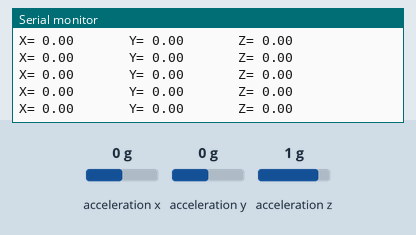
Recording of a sketch running on a simulated Arduino Uno, built with avr-gcc and run on an emulated ATmega328P. Shown: the last lines printed to the serial monitor. Wiring (inferred from the names in the program): ADXL345 accelerometer at I2C address 0x53. Inputs (shaded band) come from the test bench; at power-on: acceleration y 0 g, acceleration x 0 g, acceleration z 1 g.

Above: at 1.3 s.
1.4 s: acceleration y set to -1.4 g
At 1.68 s:
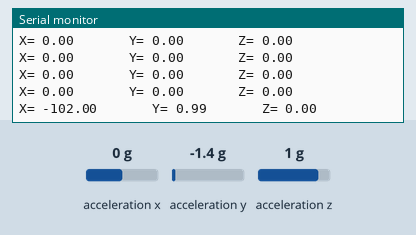
4.4 s: acceleration x set to -1.4 g
At 4.53 s:
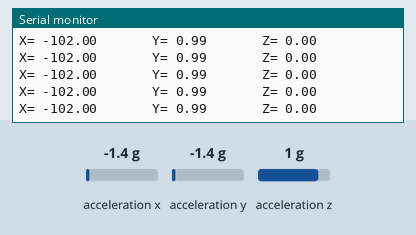
5.9 s: acceleration z set to -1.4 g
At 5.96 s:
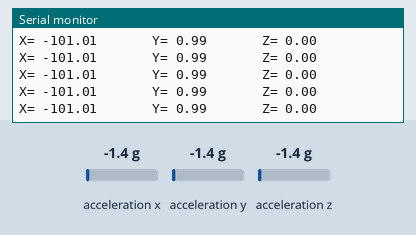
Timing chart, 0 to 8.9 s (numbered marks = the images above; inputs shaded):
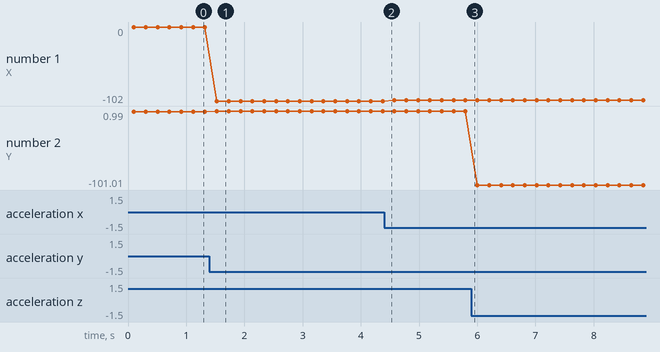

The sketch:

ADXL345_Testing.ino
```cpp
#include <Wire.h>//调用Arduino自带库

#define Register_ID 0 //器件ID 十六进制为0x00  十进制为0
#define Register_2D 0x2D //省电特性控制
#define Register_X0 0x32 //X轴数据0
#define Register_X1 0x33 //X轴数据1
#define Register_Y0 0x34 //Y轴数据0
#define Register_Y1 0x35 //Y轴数据1
#define Register_Z0 0x36 //Z轴数据0
#define Register_Z1 0x37 //Z轴数据1

//ADXL345寄存器映射地址

int ADXAddress = 0xA7 >> 1;// 转换为7位从地址
int reading = 0;
int val=0;
int X0,X1,X_out;
int Y0,Y1,Y_out;
int Z1,Z0,Z_out;
double Xg,Yg,Zg;
//定义变量


void setup()
{
   Wire.begin(); //初始化I2C
   Serial.begin(9600);  //初始化串口
   delay(100);
   // enable to measute g data
   Wire.beginTransmission(ADXAddress);//开启发送
   Wire.write(Register_2D);//写入ADXL345寄存器映射地址
   Wire.write(8);                //测量使能
   Wire.endTransmission();     // 停止发送

}

void loop()
{
   //读取X轴数据
   Wire.beginTransmission(ADXAddress); // 开启发送
   Wire.write(Register_X0);//写入ADXL345寄存器映射地址
   Wire.write(Register_X1);//写入ADXL345寄存器映射地址
   Wire.endTransmission();//结束发送
   Wire.requestFrom(ADXAddress,2); //请求 ADXL345 二个字节
   if(Wire.available()<=2)   //获取<=2个数据
   {
     X0 = Wire.read();
     X1 = Wire.read();
     X1=X1<<8;
     X_out=X0+X1;
   }

  //读取Y轴数据↓
   Wire.beginTransmission(ADXAddress); // 开启发送
   Wire.write(Register_Y0);//写入ADXL345寄存器映射地址
   Wire.write(Register_Y1);//写入ADXL345寄存器映射地址
   Wire.endTransmission();//结束发送
   Wire.requestFrom(ADXAddress,2); //请求ADXL345二个字节
   if(Wire.available()<=2)   //获取<=2个数据
   {
     Y0 = Wire.read();
     Y1 = Wire.read();
     Y1=Y1<<8;
     Y_out=Y0+Y1;
   }
   //读取Z轴数据
   Wire.beginTransmission(ADXAddress); // 开启发送
   Wire.write(Register_Z0);//写入ADXL345寄存器映射地址
   Wire.write(Register_Z1);//写入ADXL345寄存器映射地址
   Wire.endTransmission();//结束发送
   Wire.requestFrom(ADXAddress,2); //请求ADXL345二个字节
   if(Wire.available()<=2)   //获取<=2个数据
   {
     Z0 = Wire.read();
     Z1 = Wire.read();
     Z1=Z1<<8;
     Z_out=Z0+Z1;
   }
   Xg=X_out/256.0;
   Yg=Y_out/256.0;
   Zg=Z_out/256.0;
//    Xg=X_out;
//    Yg=Y_out;
//    Zg=Z_out;
   Serial.print("X= ");
   Serial.print(Xg);
   Serial.print("       ");
   Serial.print("Y= ");
   Serial.print(Yg);
   Serial.print("       ");
   Serial.print("Z= ");
   Serial.print(Zg);
   Serial.println("  ");
   delay(200);
   //串口输出
}
```

Measured:
- after the input at 1.4 s, the serial monitor: prints a new line after 0.13 s (image 1)
- plotted number 1: 0 → -102 after the input at 1.4 s, -102 → -101.01 after the input at 4.4 s
- plotted number 2: 0 → 0.99 after the input at 1.4 s
